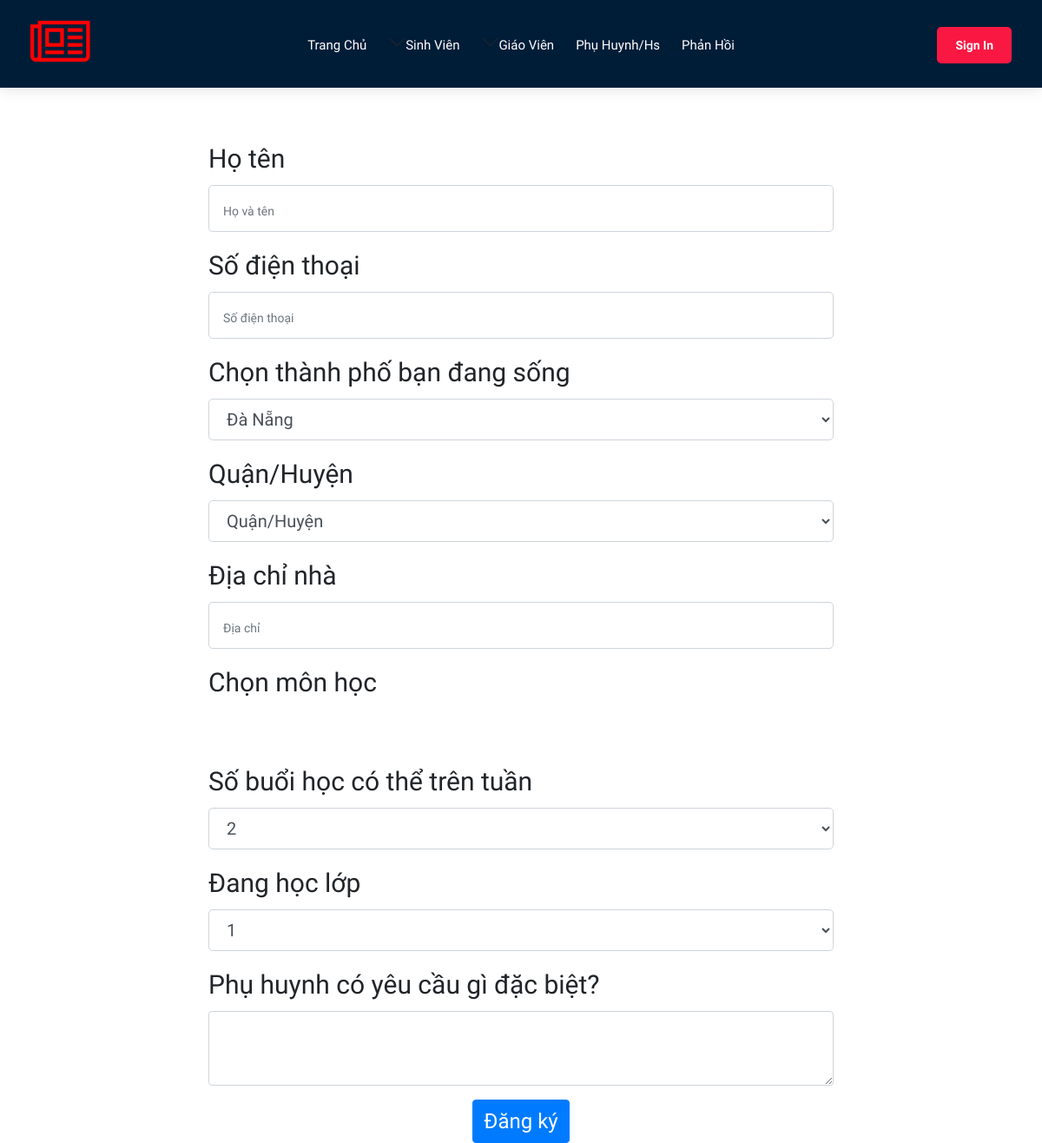
Before: /index.php/home/phuhuynh with the older database file.
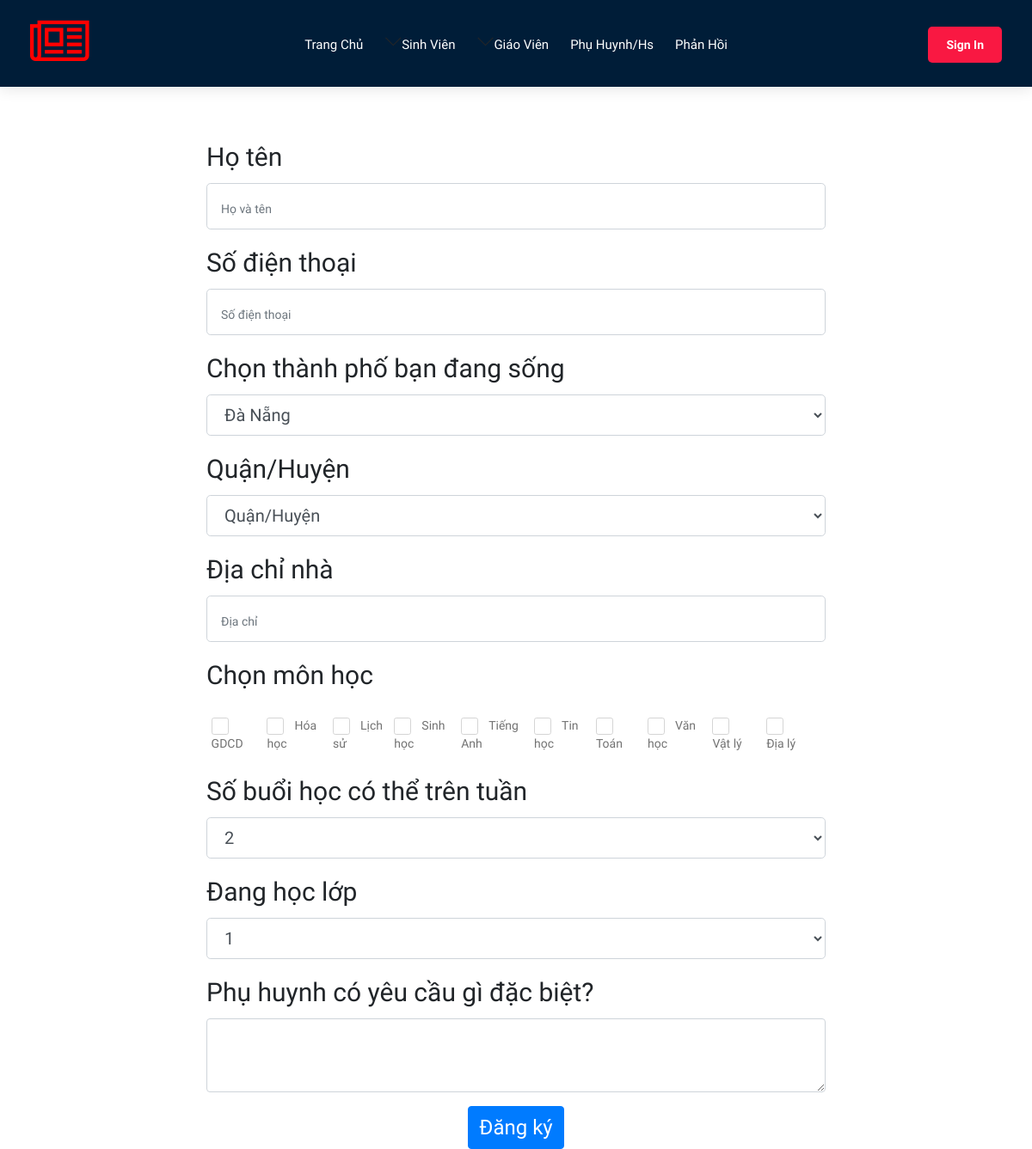
After: the same page with the newer database file.
### tables this page shows
CREATE TABLE MONHOC(
    MaMH int auto_increment,
    MonHoc nvarchar(50),
    primary key (MaMH)
);

### application/controllers/Home.php (called while the page is built, shortened)
<?php
class Home extends CI_Controller
{
    public function __construct()
    {
        $this->load->model('SinhVien_model');
        $this->load->model('KVSV_model');
        $this->load->model('ChiTietSV_model');
        $this->load->model('phuhuynh_model');
        $this->load->model('nhucau_model');
        $this->load->model('GiaoVien_model');
        $this->load->model('KVGV_model');
        $this->load->model('ChiTietGV_model');
    }
    function phuhuynh()
    {
        $data = array();
        $data["data"] = "user/PhuHuynh";
        $this->load->view('home', $data);
    }
}

### index.php (called while the page is built, shortened)
<?php
require_once BASEPATH.'core/CodeIgniter.php';

### application/views/user/PhuHuynh.php (the view, shortened to what this page needs)
<form method="post" style="font-size: 30px!important;" class="formdangky">
    <div class="form-group">
        <label for="HoTen">Họ tên</label>
        <input type="text" class="form-control form-control-lg" name="HoTen" placeholder="Họ và tên">
    </div>
    <div class="form-group">
        <label for="SDT">Số điện thoại</label>
        <input type="tel" class="form-control form-control-lg" name="SDT" placeholder="Số điện thoại">
    </div>
    <div class="form-group">
        <label for="ThanhPho">Chọn thành phố bạn đang sống</label>
        <select class="form-control form-control-lg thanh-pho" name="ThanhPho">
            <option value=48 selected="selected">Đà Nẵng</option>
        </select>
    </div>
    <div class="form-group">
        <label for="Quan-Huyen">Quận/Huyện</label>
        <select class="form-control form-control-lg quan-huyen" name="QuanHuyen">
            <option value="default">Quận/Huyện</option>
        </select>
    </div>
    <div class="form-group">
        <label for="DiaChi">Địa chỉ nhà</label>
        <input type="text" class="form-control form-control-lg" name="DiaChi" placeholder="Địa chỉ">
    </div>
    <div class="form-group">
        <label for="MonHoc">Chọn môn học</label>
        <div class="MonHoc">
            <div class="form-check form-check-inline">
                <?php
                $query = $this->db->get("MONHOC");
                $rs = $query->result();
                foreach ($rs as $monhoc){
                    ?>
                    <label class="form-check-label" for=<?php echo $monhoc->MonHoc?> ><?php echo $monhoc->MonHoc?></label>
                    <?php
                }
                ?>
            </div>
        </div>
    </div>
    <div class="form-group">
        <label for="Buoi">Số buổi học có thể trên tuần</label>
        <select class="form-control form-control-lg lop" name="Buoi">
            <?php
            for($i = 2; $i<=6; $i++){
                ?>
                <option value=<?php echo $i?>><?php echo $i?></option>
                <?php
            }
            ?>
        </select>
    </div>
    <div class="form-group">
        <label for="lop">Đang học lớp</label>
        <select class="form-control form-control-lg lop" name="Lop">
            <?php
            for($i = 1; $i<=12; $i++){
                ?>
                <option value=<?php echo $i?>><?php echo $i?></option>
                <?php
            }
            ?>
        </select>
    </div>
    <div class="form-group">
        <label for="GioiThieu" >Phụ huynh có yêu cầu gì đặc biệt?</label>
        <textarea class="form-control" id="GioiThieu" rows="3" name="GioiThieu"></textarea>
    </div>
    <div class="text-center">
        <button type="submit" class="btn btn-primary">Đăng ký</button>
    </div>
</form>

Changed rows visible on the page:
added monhoc: MonHoc "GDCD"
added monhoc: MonHoc "Hóa học"
added monhoc: MonHoc "Lịch sử"
added monhoc: MonHoc "Sinh học"
added monhoc: MonHoc "Tiếng Anh"
added monhoc: MonHoc "Tin học"
added monhoc: MonHoc "Toán"
added monhoc: MonHoc "Văn học"
added monhoc: MonHoc "Vật lý"
added monhoc: MonHoc "Địa lý"
